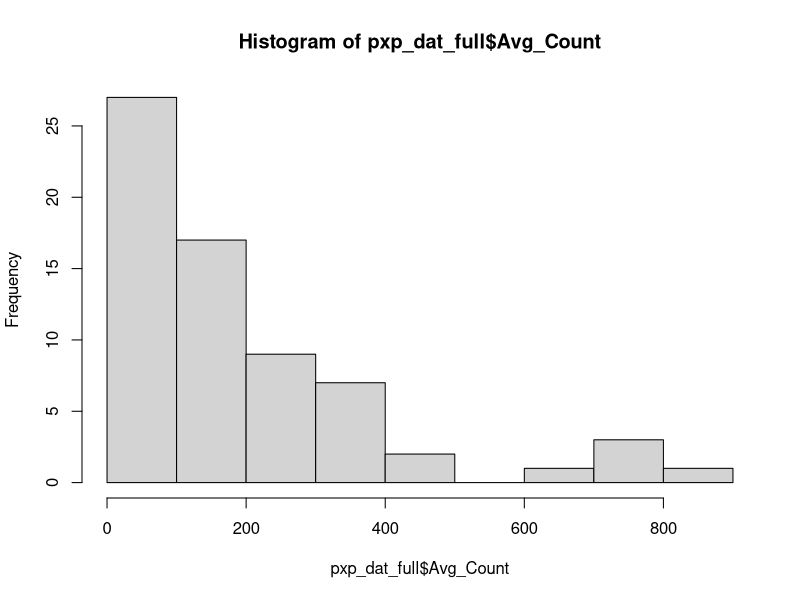
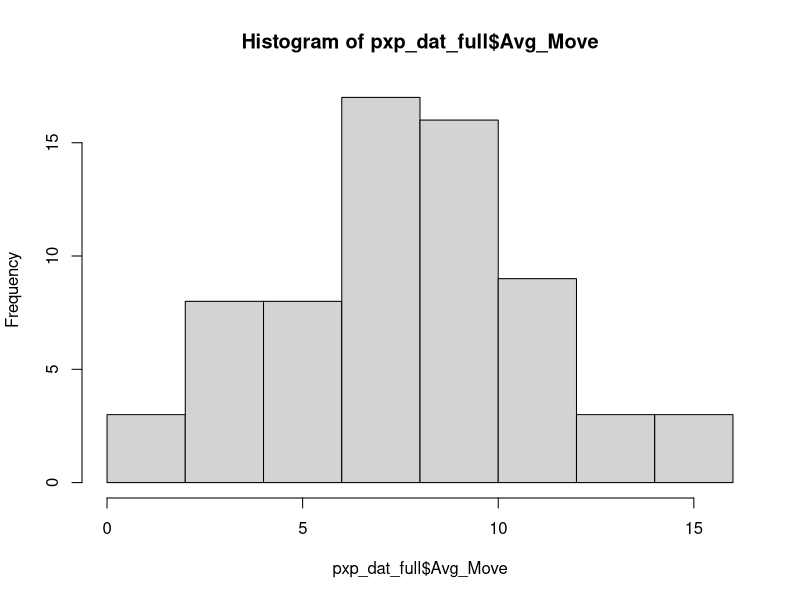

These charts were generated, in order, by the following R code: (Note: this script raises an error after producing the figures.)

# Figure three looks at the relationship between aphid pref and perf and whether the virus disrupts this pattern

library("lme4")
library("car")
library("multcomp")
library("ggplot2")
library("emmeans")
library("MASS")
library("tidyverse")
library("ggeffects")

# Preference by performance data loaded from prior scripts 
settle.dat <- read.csv("./Data/settle mod.csv", header= TRUE)
bf <- read.csv("./Data/big five Logan check.csv")

pxp_dat <- settle.dat %>%
  group_by(Plant_sp, Genotype, Biotype, Virus) %>%
  summarize(Avg_Move = mean(Counts), Total_Move = sum(Counts)) %>%
  mutate(Plant_sp = recode(Plant_sp, "Fava" = "Faba")) %>%
  mutate(Virus = recode(Virus, "SHAM" = "Sham")) %>%
  rename(Plant = Plant_sp) %>%
  mutate(Genotype = as.factor(Genotype))

pxp_dat_2 <- bf %>%
  group_by(Plant, Genotype, Biotype, virus) %>%
  summarize(Avg_Count = mean(Counts), Total_Count = sum(Counts)) %>%
  rename(Virus = virus)  %>%
  mutate(Biotype = recode(Biotype, "alf" = "Alfalfa")) %>%
  mutate(Biotype = recode(Biotype, "pea" = "Pea")) %>%
  mutate(Genotype = as.factor(Genotype))

pxp_dat_full <- left_join(pxp_dat, pxp_dat_2, by = c("Plant", "Genotype", "Virus")) %>%
  subset(Avg_Count > 1) # for log transform

hist(pxp_dat_full$Avg_Count) #non-normal
hist(pxp_dat_full$Avg_Move) #normal

pxp_dat_full$Log_Count <- log(pxp_dat_full$Avg_Count)

pxp_glm <- glm(Avg_Move ~ Log_Count*Virus, data=pxp_dat_full)
Anova(pxp_glm)


# Save model for table s2
saveRDS(pxp_glm, "./Models/table3_mod.rds")

# messing with some basic models
pxp_fit <- ggpredict(pxp_glm, terms = c("Log_Count","Virus"))

ggplot(pxp_fit, aes(x, predicted, color=group)) + geom_line()


plot(log(pxp_dat_full$Avg_Count+1), pxp_dat_full$Avg_Move)

# Fig 3
# Relationship between aphid recruitment based on plants they perform best on
#The Interaction
dat_1 <- effect('Log_Count*Virus', pxp_glm, se=TRUE, xlevels=100) %>% as.data.frame()



#Create plot
Fig_3 <-ggplot(data=dat_1, aes(x=Log_Count, y=fit, group=Virus))+
  geom_line(size=1, aes(color=Virus))+
  geom_ribbon(aes(ymin=fit-se, ymax=fit+se,fill=Virus),alpha=.2)+
  theme_bw() +
  theme(axis.line = element_line(colour = "black"),
        panel.grid.major = element_blank(),
        panel.grid.minor = element_blank(),
        panel.border = element_blank(),
        panel.background = element_blank()) +
  theme(text = element_text(size=14),
        legend.text = element_text(size=14),
        legend.direction = "horizontal",
        panel.grid.major = element_blank(),
        panel.grid.minor = element_blank(),
        legend.position="top") +
  #coord_cartesian(ylim = c(0, 18), xlim=c(2, 7)) +
  xlab("Aphid count at one week (log-transformed)") +
  ylab("Number of aphids that moved towards host plant") +
  geom_point(data=pxp_dat_full, aes(x=Log_Count, y=Avg_Move, colour=Virus))
Fig_3
